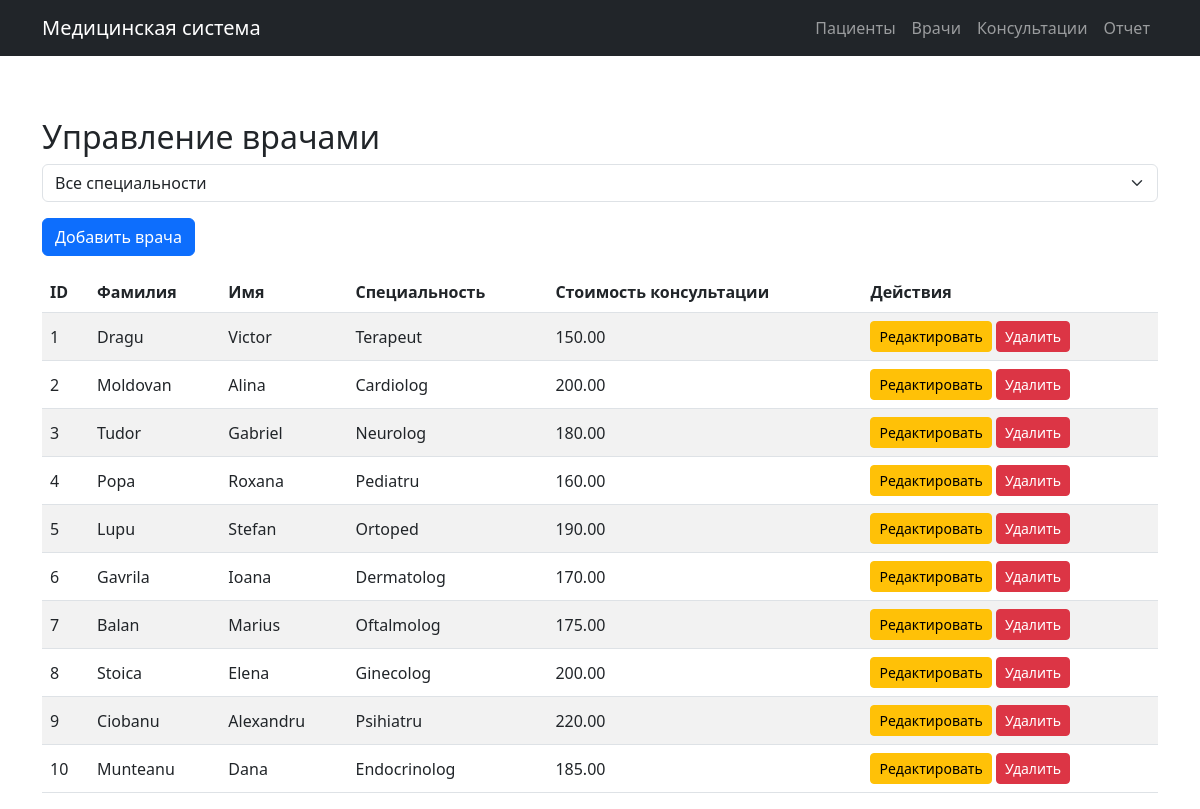
Before: /medic.php with the older database file.
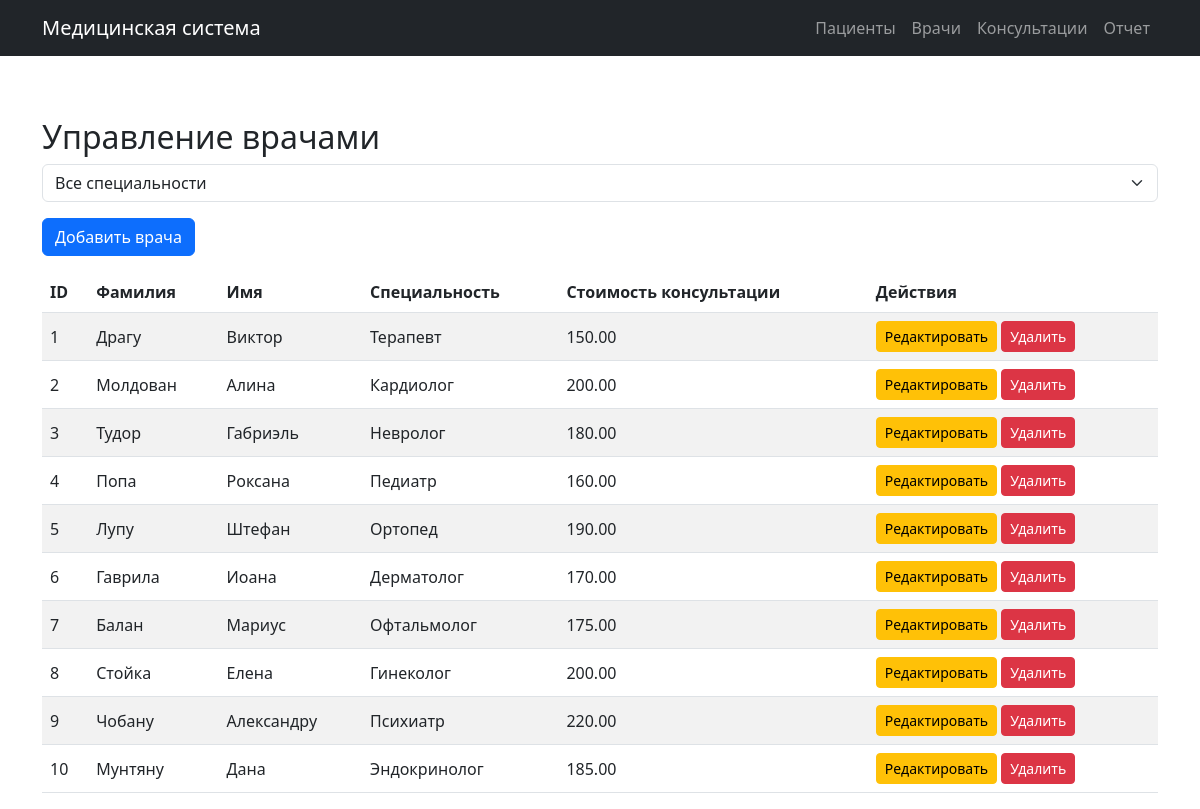
After: the same page with the newer database file.
### tables this page shows
CREATE TABLE Medic (
    IdMedic INT AUTO_INCREMENT PRIMARY KEY,
    Nume VARCHAR(50) NOT NULL,
    Prenume VARCHAR(50) NOT NULL,
    Specializare VARCHAR(50) NOT NULL,
    TarifConsultatie DECIMAL(10,2) NOT NULL
);

### medic.php (the view, shortened to what this page needs)
<?php
include 'includes/db.php';
include 'includes/header.php';
$doctors = $pdo->query("SELECT * FROM Medic")->fetchAll(PDO::FETCH_ASSOC);
?>
<h2>Управление врачами</h2>
<div class="mb-3">
    <select id="filterMedic" class="form-select">
        <option value="">Все специальности</option>
    </select>
</div>
<button type="button" class="btn btn-primary mb-3" data-bs-toggle="modal" data-bs-target="#addModal">Добавить врача</button>
<table class="table table-striped">
    <thead>
        <tr>
            <th>ID</th>
            <th>Фамилия</th>
            <th>Имя</th>
            <th>Специальность</th>
            <th>Стоимость консультации</th>
            <th>Действия</th>
        </tr>
    </thead>
    <tbody id="medicTable">
        <?php foreach ($doctors as $doctor): ?>
        <tr>
            <td><?php echo $doctor['IdMedic']; ?></td>
            <td><?php echo $doctor['Nume']; ?></td>
            <td><?php echo $doctor['Prenume']; ?></td>
            <td><?php echo $doctor['Specializare']; ?></td>
            <td><?php echo $doctor['TarifConsultatie']; ?></td>
            <td>
                <button type="button" class="btn btn-sm btn-warning" data-bs-toggle="modal" data-bs-target="#editModal<?php echo $doctor['IdMedic']; ?>">Редактировать</button>
                <a href="?delete=<?php echo $doctor['IdMedic']; ?>" class="btn btn-sm btn-danger delete-btn">Удалить</a>
            </td>
        </tr>
        <?php endforeach; ?>
    </tbody>
</table>
<?php include 'includes/footer.php'; ?>

### includes/header.php (shortened to what this page needs)
<!DOCTYPE html>
<html lang="ru">
<head>
    <link href="https://cdn.jsdelivr.net/npm/bootstrap@5.3.0/dist/css/bootstrap.min.css" rel="stylesheet">
    <link href="css/styles.css" rel="stylesheet">
</head>
<body>
    <nav class="navbar navbar-expand-lg navbar-dark bg-dark fixed-top">
        <div class="container">
            <a class="navbar-brand" href="index.php">Медицинская система</a>
            <div class="collapse navbar-collapse" id="navbarNav">
                <ul class="navbar-nav ms-auto">
                    <li class="nav-item"><a class="nav-link" href="pacient.php">Пациенты</a></li>
                    <li class="nav-item"><a class="nav-link" href="medic.php">Врачи</a></li>
                    <li class="nav-item"><a class="nav-link" href="consultatie.php">Консультации</a></li>
                    <li class="nav-item"><a class="nav-link" href="raport.php">Отчет</a></li>
                </ul>
            </div>
        </div>
    </nav>
    <div class="container mt-5">

### includes/footer.php (shortened to what this page needs)
    </div>
</body>
</html>

### css/styles.css (style rules this page uses)
body { padding-top: 70px; }
.table th, .table td { vertical-align: middle; }

Changed rows visible on the page:
changed medic id 1: Nume "Dragu" → "Драгу"; Prenume "Victor" → "Виктор"; Specializare "Terapeut" → "Терапевт"
changed medic id 2: Nume "Moldovan" → "Молдован"; Prenume "Alina" → "Алина"; Specializare "Cardiolog" → "Кардиолог"
changed medic id 3: Nume "Tudor" → "Тудор"; Prenume "Gabriel" → "Габриэль"; Specializare "Neurolog" → "Невролог"
changed medic id 4: Nume "Popa" → "Попа"; Prenume "Roxana" → "Роксана"; Specializare "Pediatru" → "Педиатр"
changed medic id 5: Nume "Lupu" → "Лупу"; Prenume "Stefan" → "Штефан"; Specializare "Ortoped" → "Ортопед"
changed medic id 6: Nume "Gavrila" → "Гаврила"; Prenume "Ioana" → "Иоана"; Specializare "Dermatolog" → "Дерматолог"
changed medic id 7: Nume "Balan" → "Балан"; Prenume "Marius" → "Мариус"; Specializare "Oftalmolog" → "Офтальмолог"
changed medic id 8: Nume "Stoica" → "Стойка"; Prenume "Elena" → "Елена"; Specializare "Ginecolog" → "Гинеколог"
changed medic id 9: Nume "Ciobanu" → "Чобану"; Prenume "Alexandru" → "Александру"; Specializare "Psihiatru" → "Психиатр"
changed medic id 10: Nume "Munteanu" → "Мунтяну"; Prenume "Dana" → "Дана"; Specializare "Endocrinolog" → "Эндокринолог"
